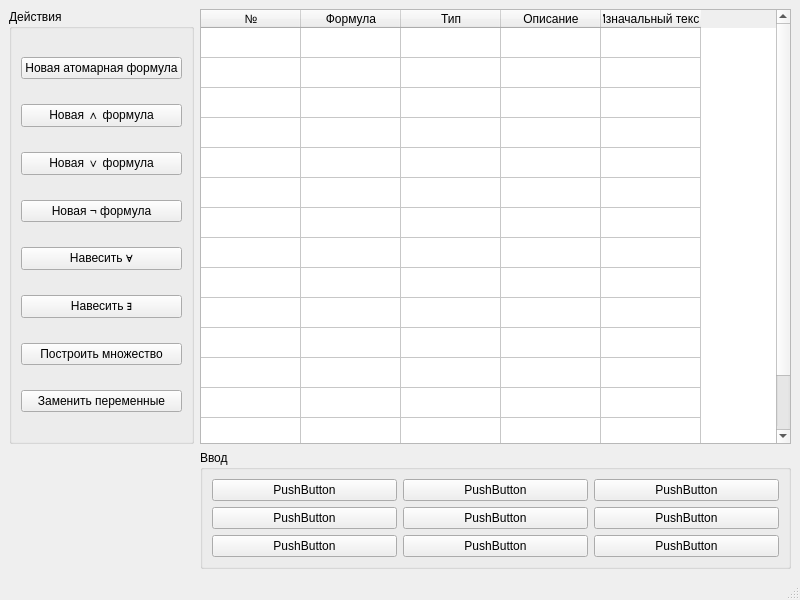
<?xml version="1.0" encoding="UTF-8"?>
<ui version="4.0">
 <class>mainwindow_red</class>
 <widget class="QMainWindow" name="mainwindow_red">
  <property name="geometry">
   <rect>
    <x>0</x>
    <y>0</y>
    <width>800</width>
    <height>600</height>
   </rect>
  </property>
  <property name="windowTitle">
   <string>MainWindow</string>
  </property>
  <widget class="QWidget" name="centralwidget">
   <layout class="QGridLayout" name="gridLayout_2">
    <item row="0" column="1">
     <widget class="QTableWidget" name="tableWidget">
      <property name="rowCount">
       <number>15</number>
      </property>
      <attribute name="verticalHeaderVisible">
       <bool>false</bool>
      </attribute>
      <row/>
      <row/>
      <row/>
      <row/>
      <row/>
      <row/>
      <row/>
      <row/>
      <row/>
      <row/>
      <row/>
      <row/>
      <row/>
      <row/>
      <row/>
      <column>
       <property name="text">
        <string>№</string>
       </property>
      </column>
      <column>
       <property name="text">
        <string>Формула</string>
       </property>
      </column>
      <column>
       <property name="text">
        <string>Тип</string>
       </property>
      </column>
      <column>
       <property name="text">
        <string>Описание</string>
       </property>
      </column>
      <column>
       <property name="text">
        <string>Изначальный текст</string>
       </property>
      </column>
     </widget>
    </item>
    <item row="0" column="0">
     <widget class="QGroupBox" name="groupBox">
      <property name="title">
       <string>Действия</string>
      </property>
      <layout class="QVBoxLayout" name="verticalLayout">
       <item>
        <widget class="QPushButton" name="NewAtomicBtn">
         <property name="text">
          <string>Новая атомарная формула</string>
         </property>
        </widget>
       </item>
       <item>
        <widget class="QPushButton" name="pushButton_4">
         <property name="text">
          <string>Новая ∧ формула</string>
         </property>
        </widget>
       </item>
       <item>
        <widget class="QPushButton" name="pushButton_6">
         <property name="text">
          <string>Новая ∨ формула</string>
         </property>
        </widget>
       </item>
       <item>
        <widget class="QPushButton" name="pushButton_8">
         <property name="text">
          <string>Новая ¬ формула</string>
         </property>
        </widget>
       </item>
       <item>
        <widget class="QPushButton" name="pushButton_7">
         <property name="text">
          <string>Навесить ∀</string>
         </property>
        </widget>
       </item>
       <item>
        <widget class="QPushButton" name="pushButton_5">
         <property name="text">
          <string>Навесить ∃</string>
         </property>
        </widget>
       </item>
       <item>
        <widget class="QPushButton" name="pushButton_3">
         <property name="text">
          <string>Построить множество</string>
         </property>
        </widget>
       </item>
       <item>
        <widget class="QPushButton" name="pushButton">
         <property name="text">
          <string>Заменить переменные</string>
         </property>
        </widget>
       </item>
      </layout>
     </widget>
    </item>
    <item row="1" column="1">
     <widget class="QGroupBox" name="groupBox_2">
      <property name="title">
       <string>Ввод</string>
      </property>
      <layout class="QGridLayout" name="gridLayout_3">
       <item row="1" column="1">
        <widget class="QPushButton" name="pushButton_13">
         <property name="text">
          <string>PushButton</string>
         </property>
        </widget>
       </item>
       <item row="1" column="2">
        <widget class="QPushButton" name="pushButton_14">
         <property name="text">
          <string>PushButton</string>
         </property>
        </widget>
       </item>
       <item row="0" column="0">
        <widget class="QPushButton" name="pushButton_11">
         <property name="text">
          <string>PushButton</string>
         </property>
        </widget>
       </item>
       <item row="1" column="0">
        <widget class="QPushButton" name="pushButton_12">
         <property name="text">
          <string>PushButton</string>
         </property>
        </widget>
       </item>
       <item row="0" column="2">
        <widget class="QPushButton" name="pushButton_10">
         <property name="text">
          <string>PushButton</string>
         </property>
        </widget>
       </item>
       <item row="0" column="1">
        <widget class="QPushButton" name="pushButton_9">
         <property name="text">
          <string>PushButton</string>
         </property>
        </widget>
       </item>
       <item row="2" column="0">
        <widget class="QPushButton" name="pushButton_15">
         <property name="text">
          <string>PushButton</string>
         </property>
        </widget>
       </item>
       <item row="2" column="1">
        <widget class="QPushButton" name="pushButton_16">
         <property name="text">
          <string>PushButton</string>
         </property>
        </widget>
       </item>
       <item row="2" column="2">
        <widget class="QPushButton" name="pushButton_17">
         <property name="text">
          <string>PushButton</string>
         </property>
        </widget>
       </item>
      </layout>
     </widget>
    </item>
   </layout>
  </widget>
  <widget class="QMenuBar" name="menubar">
   <property name="geometry">
    <rect>
     <x>0</x>
     <y>0</y>
     <width>800</width>
     <height>21</height>
    </rect>
   </property>
  </widget>
  <widget class="QStatusBar" name="statusbar"/>
 </widget>
 <resources/>
 <connections/>
</ui>
